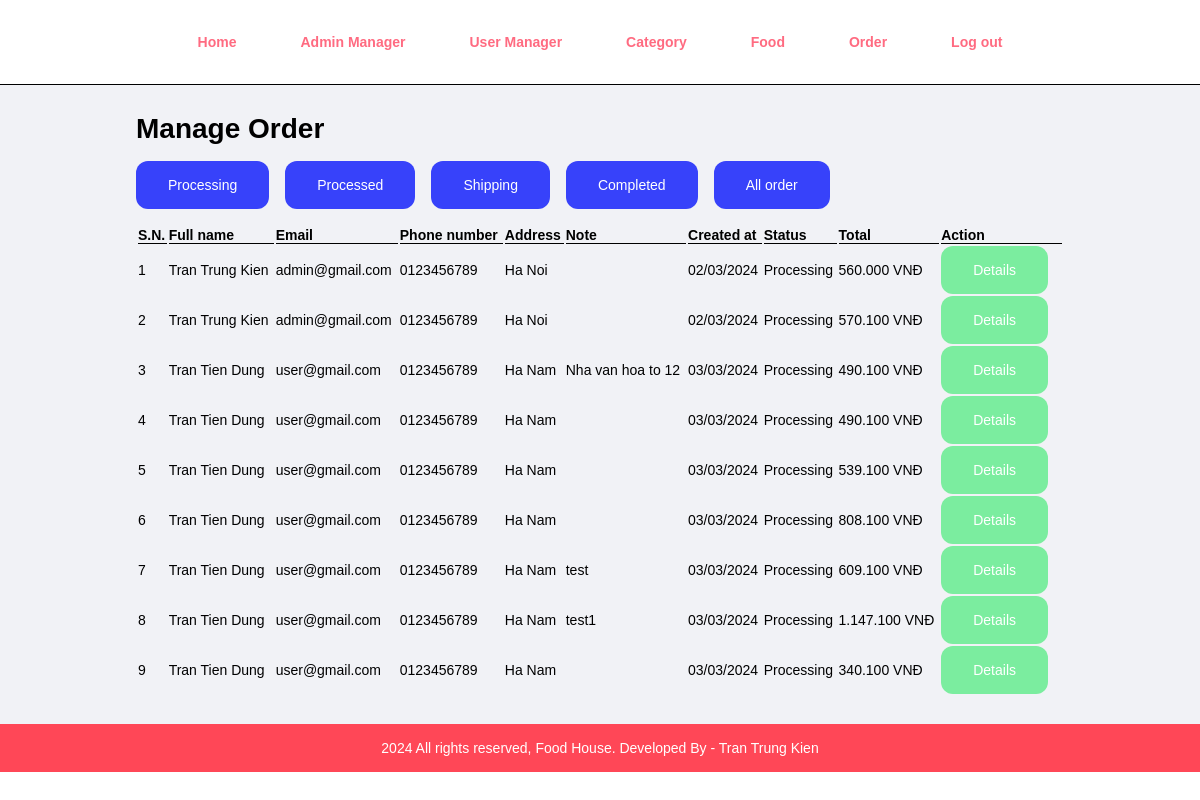
The page /admin/layout/order (signed in) on the database its author committed.
### tables this page shows
CREATE TABLE `order` (
  `id` int(11) NOT NULL,
  `user_id` int(11) DEFAULT NULL,
  `fullname` varchar(50) DEFAULT NULL,
  `email` varchar(150) DEFAULT NULL,
  `phone_number` varchar(20) DEFAULT NULL,
  `address` varchar(200) DEFAULT NULL,
  `note` varchar(255) DEFAULT NULL,
  `order_date` datetime DEFAULT NULL,
  `status` int(11) DEFAULT NULL,
  `total_money` int(11) DEFAULT NULL
);

### admin/db/db_func.php (called while the page is built, shortened)
<?php
function excuteResult($sql)
{
    $conn = mysqli_connect(LOCALHOST, DB_USER, DB_PASSWORD, DB_DBNAME);
    $result = mysqli_query($conn, $sql);
    return $result;
}

### admin/layout/order/index.php (the view, shortened to what this page needs)
<?php include('../../partials/menu.php'); ?>
<div class="main-content">
    <div class="wrapper">
        <h1>Manage Order</h1>
        <ul class="order-status d-flex mt-16">
            <li class="order-status_item mr-16">
                <a href="<?= SITEURL; ?>admin/controllers/order/searchByStatus.php?status=0" class="btn btn-primary">Processing</a>
            </li>
            <li class="order-status_item mr-16">
                <a href="<?= SITEURL; ?>admin/controllers/order/searchByStatus.php?status=1" class="btn btn-primary">Processed</a>
            </li>
            <li class="order-status_item mr-16">
                <a href="<?= SITEURL; ?>admin/controllers/order/searchByStatus.php?status=2" class="btn btn-primary">Shipping</a>
            </li>
            <li class="order-status_item mr-16">
                <a href="<?= SITEURL; ?>admin/controllers/order/searchByStatus.php?status=3" class="btn btn-primary">Completed</a>
            </li>
            <li class="order-status_item">
                <a href="<?= SITEURL; ?>admin/controllers/order/searchByStatus.php" class="btn btn-primary">All order</a>
            </li>
        </ul>
        <?php
        function convertStatusToString($status)
        {
            switch ($status) {
                case 0:
                    $status = "Processing";
                    break;
            }
            return $status;
        }
        $sql = "";
        if (isset($_SESSION['sql']) && !empty($_SESSION['sql'])) {
            $sql = $_SESSION['sql'];
        } else {
            $sql = "SELECT * FROM `order` WHERE status = '0'";
        }
        $res = excuteResult($sql);
        if ($res == TRUE) {
            $sn = 1;
            $count = mysqli_num_rows($res);
            if ($count > 0) { ?>
                <table class="tbl-full mt-16">
                    <tr>
                        <th>S.N.</th>
                        <th>Full name</th>
                        <th>Email</th>
                        <th>Phone number</th>
                        <th>Address</th>
                        <th>Note</th>
                        <th>Created at</th>
                        <th>Status</th>
                        <th>Total</th>
                        <th>Action</th>
                    </tr>
                    <?php
                    while ($rows = mysqli_fetch_assoc($res)) {
                        $order_id = $rows['id'];
                        $fullname = $rows['fullname'];
                        $email = $rows['email'];
                        $phone_number = $rows['phone_number'];
                        $address = $rows['address'];
                        $note = $rows['note'];
                        $created_at = $rows['order_date'];
                        $status = $rows['status'];
                        $total_money = $rows['total_money']; ?>
                        <tr>
                            <td><?= $sn++; ?></td>
                            <td><?= $fullname; ?></td>
                            <td><?= $email; ?></td>
                            <td><?= $phone_number; ?></td>
                            <td><?= $address; ?></td>
                            <td><?= $note; ?></td>
                            <td><?= formatDate($created_at); ?></td>
                            <td><?= convertStatusToString($status); ?></td>
                            <td class="price"><?= $total_money; ?></td>
                            <td>
                                <div class="btn-group">
                                    <a href="<?= SITEURL; ?>admin/layout/order/order_details.php?order_id=<?= $order_id; ?>&status=<?= $status; ?>" class="btn btn-secondary">Details</a>
                                </div>
                            </td>
                        </tr>
            <?php
                    }
                    echo "</table>";
                } else {
                    echo "<h1 class='mt-16'>Không có dữ liệu</h1>";
                }
            } else {
                echo "<h1 class='mt-16'>Lỗi truy vấn!</h1>";
            }
            function formatDate($date){
                return date('d/m/Y', strtotime($date));
            }
            ?>
    </div>
</div>
<?php include('../../partials/footer.php') ?>

### css/admin.css (style rules this page uses)
* { padding: 0; margin: 0; box-sizing: border-box; }
html { font-family: Arial, Helvetica, sans-serif; font-size: 62.5%; }
a { text-decoration: none; }
ul { list-style: none; }
.wrapper { padding: 1.6rem; width: 80%; margin: 0 auto; font-size: 1.4rem; }
.mt-16 { margin-top: 16px; }
.mr-16 { margin-right: 16px; }
.btn { padding: 16px 32px; display: inline-flex; justify-content: center; align-items: center; height: 48px; color: #fff; border-radius: 1.2rem; }
.btn-primary { background-color: #3742fa; }
.btn-secondary { background-color: #7bed9f; }
.btn-group { display: flex; justify-content: start; align-items: center; }
.btn-group .btn { margin-right: 8px; }
.d-flex { display: flex; }
.main-content { background-color: #f1f2f6; padding: 1% 0; }
.tbl-full { width: 100%; font-size: 1.4rem; }
table tr th { border-bottom: 1px solid #000; text-align: left; }

### rows shown on the page
order: fullname "Tran Trung Kien", email "admin@gmail.com", phone_number "0123456789", address "Ha Noi", order_date "02/03/2024", status "Processing"
order: fullname "Tran Trung Kien", email "admin@gmail.com", phone_number "0123456789", address "Ha Noi", order_date "02/03/2024", status "Processing"
order: fullname "Tran Tien Dung", email "user@gmail.com", phone_number "0123456789", address "Ha Nam", note "Nha van hoa to 12", order_date "03/03/2024", status "Processing"
order: fullname "Tran Tien Dung", email "user@gmail.com", phone_number "0123456789", address "Ha Nam", order_date "03/03/2024", status "Processing"
order: fullname "Tran Tien Dung", email "user@gmail.com", phone_number "0123456789", address "Ha Nam", order_date "03/03/2024", status "Processing"
order: fullname "Tran Tien Dung", email "user@gmail.com", phone_number "0123456789", address "Ha Nam", order_date "03/03/2024", status "Processing"
order: fullname "Tran Tien Dung", email "user@gmail.com", phone_number "0123456789", address "Ha Nam", note "test", order_date "03/03/2024", status "Processing"
order: fullname "Tran Tien Dung", email "user@gmail.com", phone_number "0123456789", address "Ha Nam", note "test1", order_date "03/03/2024", status "Processing"
order: fullname "Tran Tien Dung", email "user@gmail.com", phone_number "0123456789", address "Ha Nam", order_date "03/03/2024", status "Processing"
